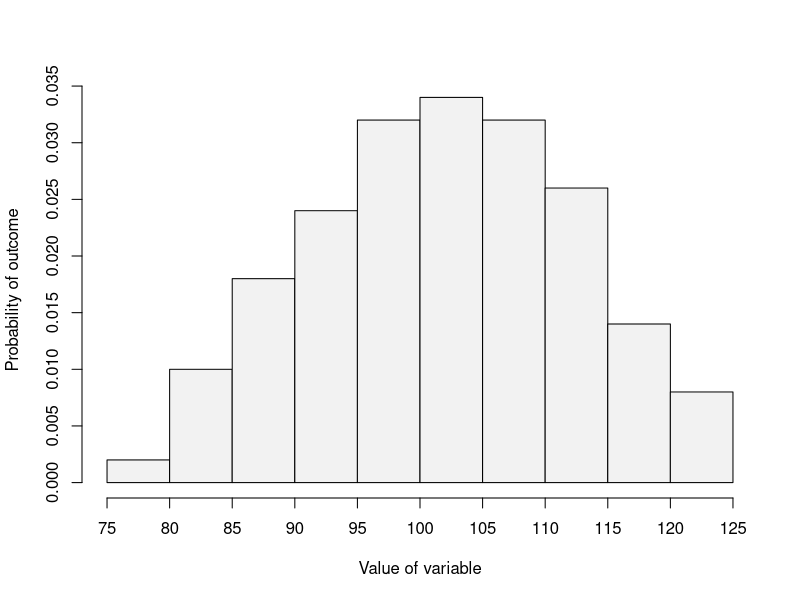
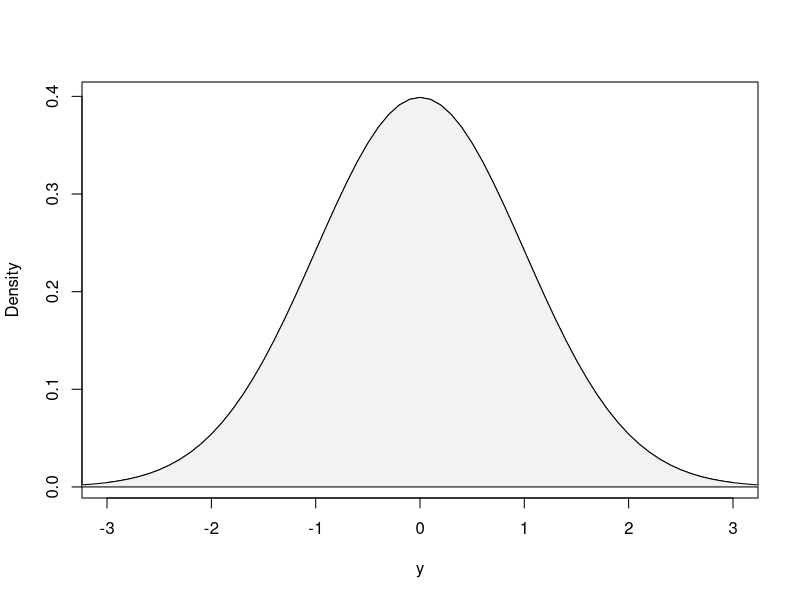
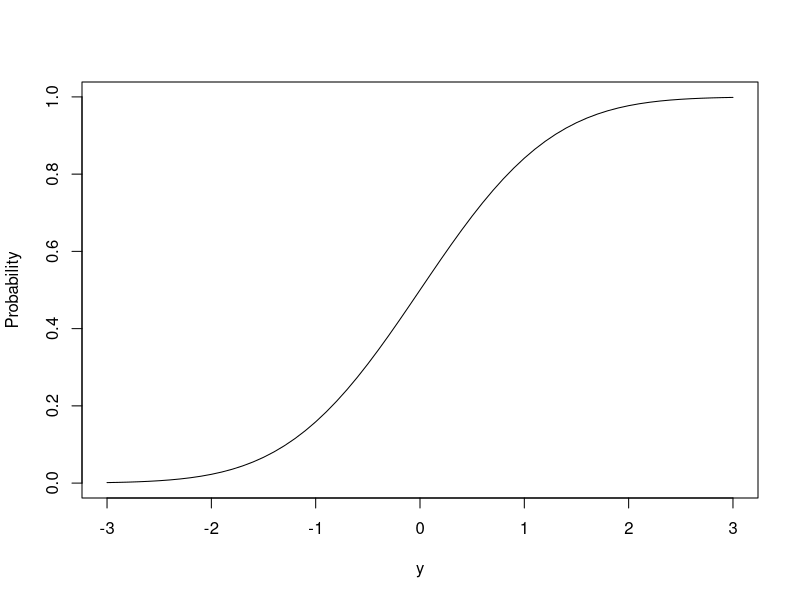
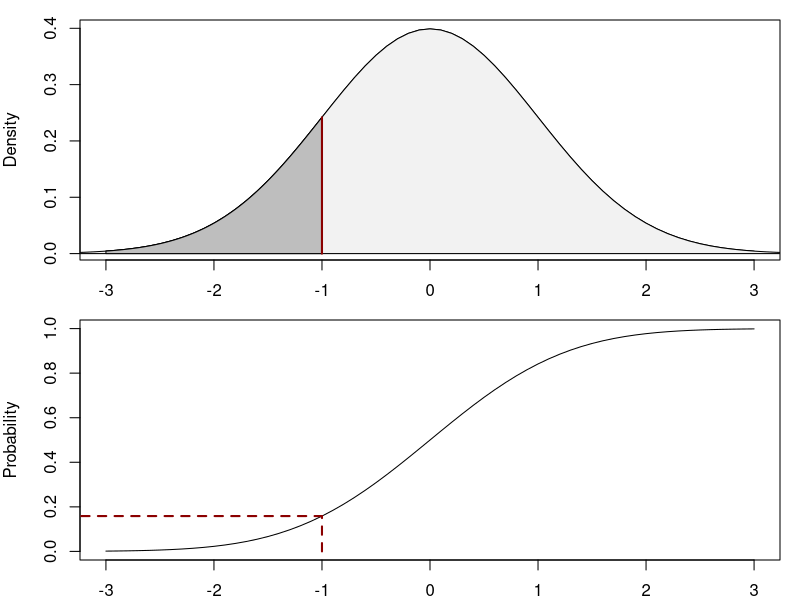
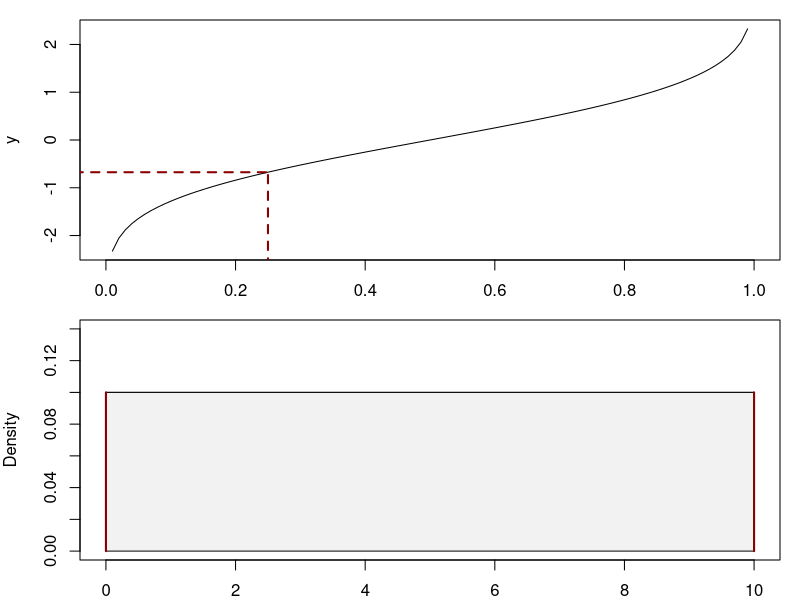
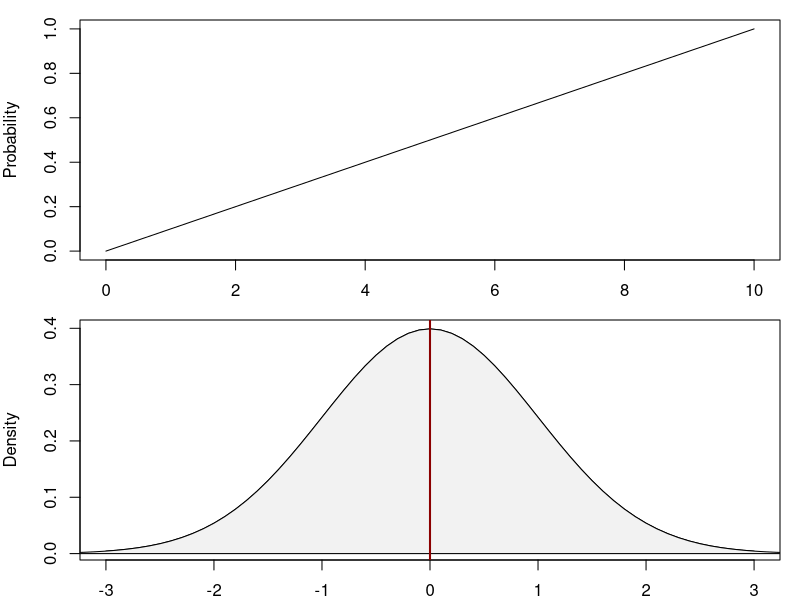

Here is the R script that generated these plots, in order: (Note: this script raises an error after producing the figures.)
## ---- chunk 1
set.seed(41)
yHist <- hist(rnorm(100,100,10), probability=TRUE, main="",
              xlab="Value of variable", ylab="Probability of outcome",
              axes=FALSE, col="grey95")
axis(side=2)
axis(side=1, at=yHist$breaks)
## ---- chunk 2
plot(seq(-3,3,0.1),dnorm(seq(-3,3,0.1)),type="l",ylab="Density",xlab="y",main="")
polygon(c(seq(-5,5,0.1),rev(seq(-5,5,0.1))),
        c(dnorm(seq(-5,5,0.1)), rep(0,length(seq(-5,5,0.1)))), col="grey95")
## ---- chunk 3
plot(seq(-3,3,0.1),pnorm(seq(-3,3,0.1)),type="l",ylab="Probability",xlab="y",main="")
## ---- chunk 4
par(mfcol=c(2,1), mar=c(2,4,1,1))
plot(seq(-3,3,0.1),dnorm(seq(-3,3,0.1)),type="l",ylab="Density",xlab="y",main="")
polygon(c(seq(-5,5,0.1),rev(seq(-5,5,0.1))),
        c(dnorm(seq(-5,5,0.1)), rep(0,length(seq(-5,5,0.1)))), col="grey95")
polygon(c(seq(-3,-1,0.01),rev(seq(-3,-1,0.01))),
        c(dnorm(seq(-3,-1,0.01)), rep(0,length(seq(-3,-1,0.01)))), col="grey")
lines(c(-1,-1),c(0,dnorm(-1)),col="darkred",lwd=2,lty=1)

plot(seq(-3,3,0.1),pnorm(seq(-3,3,0.1)),type="l",ylab="Probability",xlab="y",main="")
lines(c(-1,-1),c(0,pnorm(-1)),col="darkred",lwd=2,lty=2)
lines(c(-4,-1),c(pnorm(-1),pnorm(-1)),col="darkred",lwd=2,lty=2)
## ---- chunk 5
plot(seq(0,1,0.01),qnorm(seq(0,1,0.01)),type="l",ylab="y",xlab="Probability",main="")
lines(c(0.25,0.25),c(-3,qnorm(0.25)),col="darkred",lwd=2,lty=2)
lines(c(-1,0.25),c(qnorm(0.25),qnorm(0.25)),col="darkred",lwd=2,lty=2)
## ---- chunk 6
plot(seq(0,10,0.1),dunif(seq(0,10,0.1),0,10),
     ylab="Density",xlab="y", type="l", ylim=c(0,0.14))
polygon(c(seq(0,10,0.1),rev(seq(0,10,0.1))),
        c(dunif(seq(0,10,0.1),0,10), rep(0,length(seq(0,10,0.1)))), col="grey95")
lines(c(0,0), c(0,0.1), lwd=2, col="darkred")
lines(c(10,10), c(0,0.1), lwd=2, col="darkred")
## ---- chunk 7
plot(seq(0,10,by=0.1),punif(seq(0,10,by=0.1),0,10),
     ylab="Probability",xlab="y", type="l")
## ---- chunk 8
plot(seq(-3,3,0.1),dnorm(seq(-3,3,0.1)),type="l",ylab="Density",xlab="y",main="")
polygon(c(seq(-5,5,0.1),rev(seq(-5,5,0.1))),
        c(dnorm(seq(-5,5,0.1)), rep(0,length(seq(-5,5,0.1)))), col="grey95")
abline(v=0, col="darkred", lwd=2)
text(0.3,0,TeX("$\\mu =0$"), pos=3)
## ---- chunk 9
plot(seq(-3,3,0.1),pnorm(seq(-3,3,0.1)),type="l",ylab="Probability",xlab="y",main="")
## ---- chunk 10
pnorm(q=30, mean=20, sd=10) - pnorm(q=20, mean=20, sd=10)
## ---- chunk 11
plot(seq(-10,50,0.1),pnorm(seq(-10,50,0.1),20,10),type="l",ylab="Density",xlab="y",main="")
lines(c(20,20),c(0,pnorm(20,20,10)), lty=2)
lines(c(-20,20),rep(pnorm(20,20,10),2), lty=2)
text(-9,pnorm(20,20,10), pnorm(20,20,10), pos=3)
lines(c(30,30),c(0,pnorm(30,20,10)), lty=2)
lines(c(-20,30),rep(pnorm(30,20,10),2), lty=2)
text(-9,pnorm(30,20,10), round(pnorm(30,20,10),3), pos=3)
## ---- chunk 12
plot(seq(-15,55,0.1),dnorm(seq(-15,55,0.1),20,10),type="l",ylab="Density",xlab="y",main="",
     ylim=c(0,0.04), xlim=c(-10,50))
polygon(c(seq(-15,55,0.1),rev(seq(-15,55,0.1))),
        c(dnorm(seq(-15,55,0.1),20,10), rep(0,length(seq(-15,55,0.1)))), col="grey95")
polygon(c(seq(20,30,0.1),rev(seq(20,30,0.1))),
        c(dnorm(seq(20,30,0.1),20,10), rep(0,length(seq(20,30,0.1)))), col="lightgrey")
lines(c(20,20),c(0,dnorm(20,20,10)), lwd=2, col="darkred")
lines(c(30,30),c(0,dnorm(30,20,10)), lwd=2, col="darkred")
text(25,dnorm(25,20,10)/2, round(pnorm(30,20,10)-pnorm(20,20,10),3))
## ---- chunk 13
test <- hist(rbinom(100,100,0.5), breaks=c(0:100), plot=F)
test$density <- dbinom(c(0:100), 100, 0.5)
test$breaks <- test$breaks-0.5
plot(test, xlim=c(30,70), main="", freq=FALSE, ylab="Probability", xlab="y", col="grey95")
lines(seq(30,70,0.1),dnorm(seq(30,70,0.1),50,5), col="darkgreen", lwd=2)
## ---- chunk 14
c(dbinom(41,100,0.5),
  pnorm(41.5,50,5)-pnorm(40.5,50,5)) |>
    setNames(c("Binomial", "Normal"))
## ---- chunk 15
test <- hist(rbinom(100,100,0.5), breaks=c(0:100), plot=F)
test$breaks <- test$breaks-0.5
test$density <- dbinom(c(0:100), 100, 0.5)
par(mfcol=c(1,2))
# First plot
plot(test, xlim=c(30,70),
     main="", freq=FALSE, ylab="Probability", xlab="y", col="grey95")
polygon(c(seq(40.5,41.5,0.1),rev(seq(40.5,41.5,0.1))),
        c(dnorm(seq(40.5,41.5,0.1),50,5), rep(0,length(seq(40.5,41.5,0.1)))), col=rgb(0.8,1,0.8,0.7))
lines(seq(30,70,0.1),dnorm(seq(30,70,0.1),50,5), col="darkgreen", lwd=2)
lines(c(40.5,40.5),c(0,dnorm(40.5,50,5)), lwd=2, col="darkred")
lines(c(41.5,41.5),c(0,dnorm(41.5,50,5)), lwd=2, col="darkred")
#Second plot
plot(test, xlim=c(38,44), ylim=c(0,0.05),
     main="", freq=FALSE, ylab="Probability", xlab="y", col="grey95")
polygon(c(seq(40.5,41.5,0.1),rev(seq(40.5,41.5,0.1))),
        c(dnorm(seq(40.5,41.5,0.1),50,5), rep(0,length(seq(40.5,41.5,0.1)))), col=rgb(0.8,1,0.8,0.7))
lines(seq(30,70,0.1),dnorm(seq(30,70,0.1),50,5), col="darkgreen", lwd=2)
lines(c(40.5,40.5),c(0,dnorm(40.5,50,5)), lwd=2, col="darkred")
lines(c(41.5,41.5),c(0,dnorm(41.5,50,5)), lwd=2, col="darkred")
# lines(c(40.5,41.5)+0.5,rep(dbinom(41,100,0.5),2))
## ---- chunk 16
plot(seq(0,4,0.1), dexp(seq(0,4,0.1),2), type="l",
     ylab="Density", xlab="t", main="", lwd=2,
     xlim=c(0,3))
lines(seq(0,4,0.1), dexp(seq(0,4,0.1),1), col="darkred", lwd=2)
lines(seq(0,4,0.1), dexp(seq(0,4,0.1),0.5), col="darkblue", lwd=2)
legend("topright", legend=c(TeX("\\lambda=2"),TeX("\\lambda=1"),TeX("\\lambda=0.5")),
       lwd=2, col=c("black","darkred","darkblue"))
## ---- chunk 17
plot(seq(0,4,0.1), pexp(seq(0,4,0.1),2), type="l",
     ylab="Probability", xlab="t", main="", lwd=2,
     xlim=c(0,3))
lines(seq(0,4,0.1), pexp(seq(0,4,0.1),1), col="darkred", lwd=2)
lines(seq(0,4,0.1), pexp(seq(0,4,0.1),0.5), col="darkblue", lwd=2)
legend("topright", legend=c(TeX("\\lambda=2"),TeX("\\lambda=1"),TeX("\\lambda=0.5")),
       lwd=2, col=c("black","darkred","darkblue"))
## ---- chunk 18
pexp(1.5, rate=2)
## ---- chunk 19
plot(seq(0,4,0.1), log(1-pexp(seq(0,4,0.1),2)), type="l",
     ylab="log(1-F(t,2))", xlab="t", main="", lwd=2,
     xlim=c(0,3), ylim=c(-5,0))
# 1.5
lines(c(1.5,1.5),c(-5,log(1-pexp(1.5,2))), lty=2, lwd=2, col="grey")
lines(c(-1,1.5),log(rep(1-pexp(1.5,2),2)), lty=2, lwd=2, col="grey")
# 0.5
lines(c(0.5,0.5),c(-5,log(1-pexp(0.5,2))), lty=2, lwd=2, col="grey")
lines(c(-1,0.5),log(rep(1-pexp(0.5,2),2)), lty=2, lwd=2, col="grey")
# 1
lines(c(1,1),c(-5,log(1-pexp(1,2))), lty=2, lwd=2, col="grey")
lines(c(-1,1),log(rep(1-pexp(1,2),2)), lty=2, lwd=2, col="grey")
